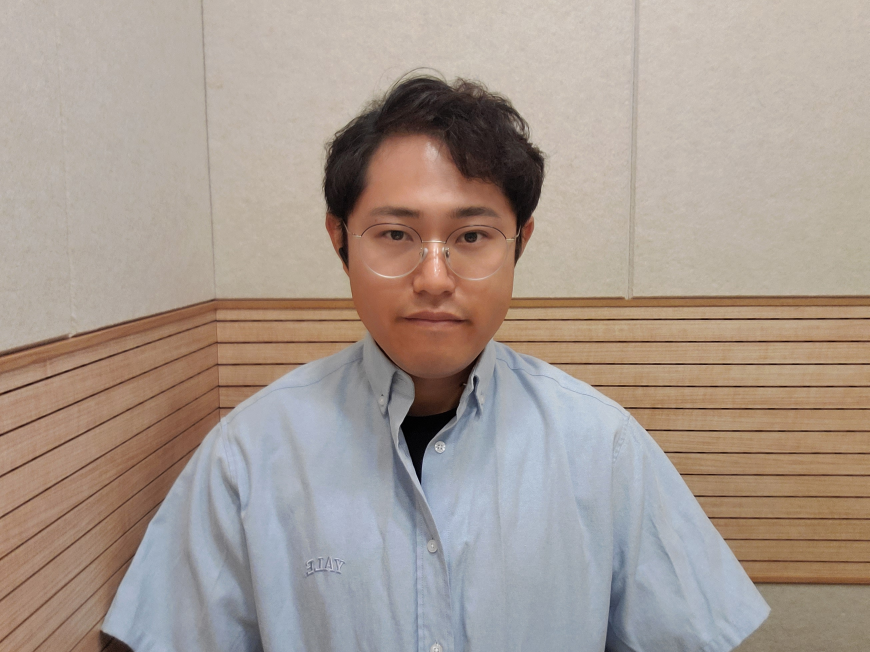
#> input picture image/명수.jpg, 2608 x 1956 px (shown at 1/3 size); its folder holds only this picture in this run
$ python -i recognize.py   (imports and definitions only)
#> lines starting #> are read from the running program, lines starting #| are printed output that depends on the picture; after the words box and inside, x2 and y2 are one past the last pixel; in counts of white or black regions, pixels touching at a corner belong together
#> further down, picture is the input picture: shape (1956, 2608, 3); mean B, G, R 144.9, 154.2, 167.5
import os
import cv2
import csv
import numpy as np
import glob
import playsound

class FaceRecognition:
    def __init__(self, csv_filepath="user_info.csv"):
        self.csv_filepath = csv_filepath
        self.model = None
        self.label_mapping = {}
        self.correct_uid = ''

    # [45 lines left out: function create_unified_model, not called in this run]

    def detect_and_recognize(self, img):
        """Detects faces and recognizes user ID if a face is found."""
        face_classifier = cv2.CascadeClassifier('haarcascade_frontalface_default.xml')
        gray = cv2.cvtColor(img, cv2.COLOR_BGR2GRAY)
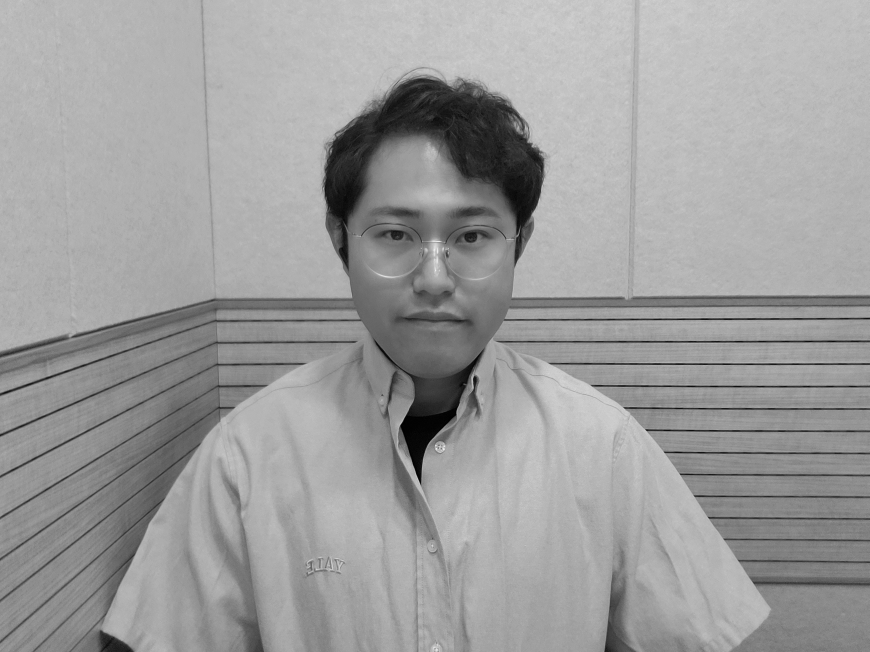
#> gray: shape (1956, 2608) (shown at 1/3 size); min 0, max 255, mean 157.2
        faces = face_classifier.detectMultiScale(gray, 1.3, 5)
#> faces = [[978, 457, 648, 648]]

        if faces is None or len(faces) == 0:
            print("No faces detected.")
            return img, None

        print("Running face detection and recognition...")
        for (x, y, w, h) in faces:
            cv2.rectangle(img, (x, y), (x + w, y + h), (0, 255, 255), 2)
            roi = gray[y:y + h, x:x + w]
            roi = cv2.resize(roi, (200, 200))

            if self.model is not None:
                label, confidence = self.model.predict(roi)
                user_id = list(self.label_mapping.keys())[label]
                user_name = self.label_mapping[user_id]["name"]
                confidence_percent = int(100 * (1 - (confidence / 300)))

                print(f"Detected {user_name} ({user_id}) with {confidence_percent}% confidence.")
                if confidence_percent > 80:
                    self.correct_uid = user_id
                    try:
                        playsound.playsound("C:/Github/50_project/move_ver1/sound/01_user_login.mp3")
                    except Exception as e:
                        print(f"Error playing sound: {e}")
                    return img, user_id
                else:
                    print("Confidence too low to identify user.")
            else:
                print("ㅈ됨")
#> this loop made 1 pass
#| ㅈ됨
#> pass 1, in detect_and_recognize, `roi = gray[y:y + h, x:x + w]`:
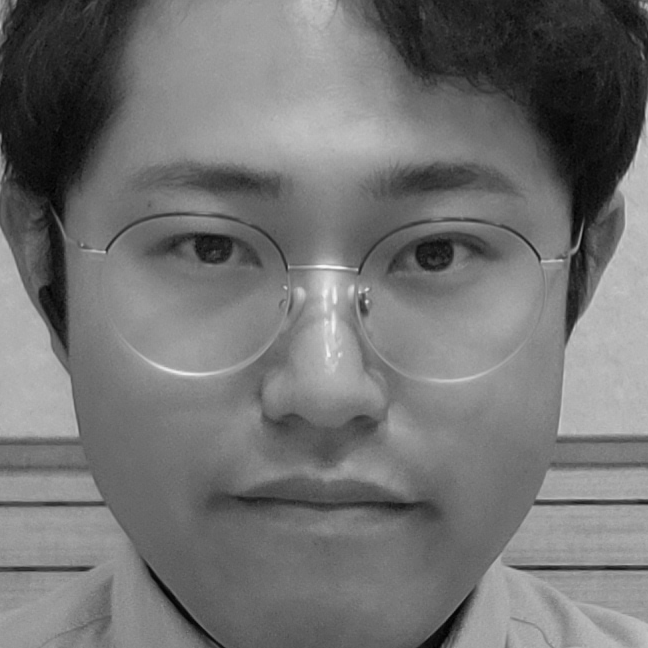
#> roi: shape (648, 648); min 1, max 249, mean 114.5
        return img, None

    # [4 lines left out: function get_correct_uid, not called in this run]

>>> import cv2
>>> picture = cv2.imread('../image/명수.jpg')
>>> result = FaceRecognition().detect_and_recognize(picture)

$ run again, on image/원경.jpg
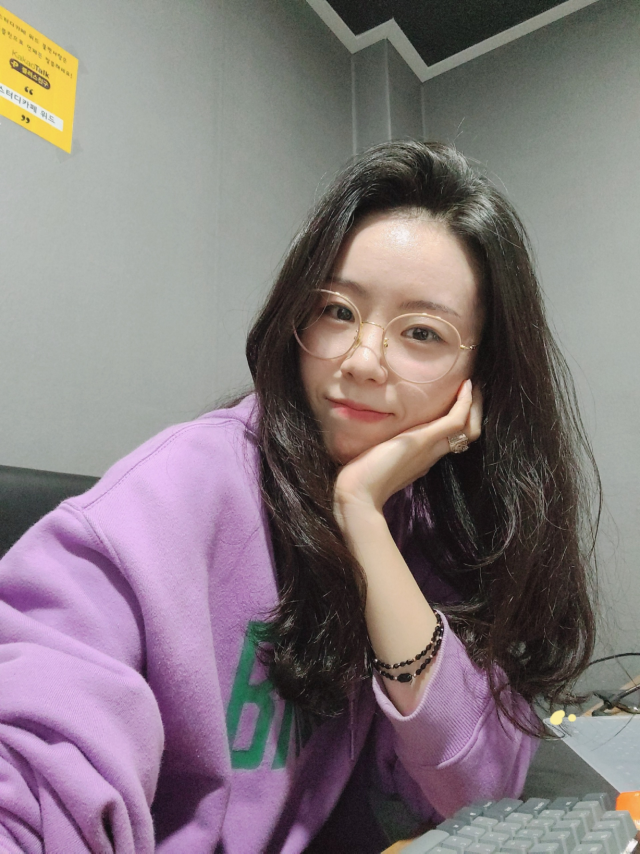
#> input picture image/원경.jpg, 1920 x 2560 px (shown at 1/3 size)
#> picture is the input picture: shape (2560, 1920, 3); mean B, G, R 125.1, 122, 133
#> in detect_and_recognize, `gray = cv2.cvtColor(img, cv2.COLOR_BGR2GRAY)`:
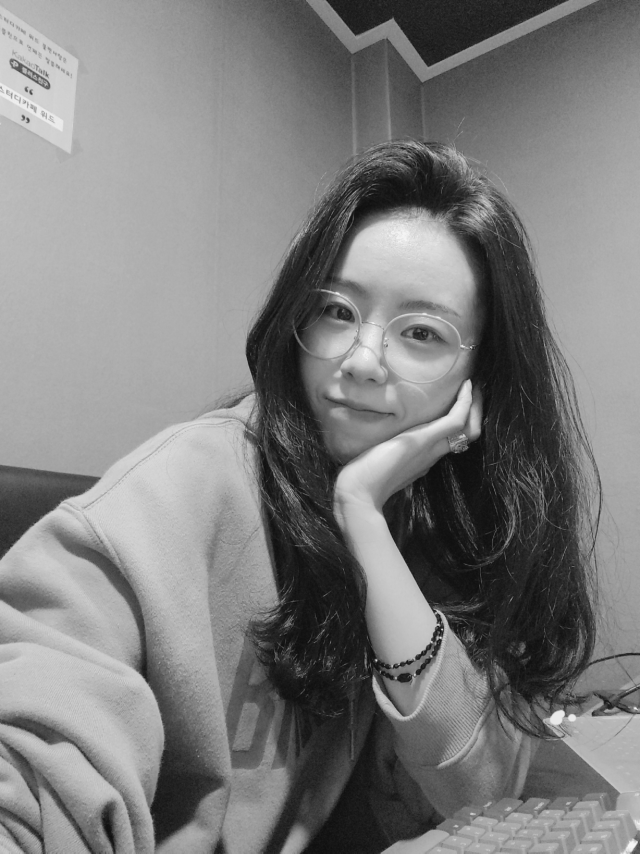
#> gray: shape (2560, 1920) (shown at 1/3 size); min 11, max 247, mean 125.6
#> faces = [[782, 669, 727, 727]]
#> the loop in detect_and_recognize, `for (x, y, w, h) in faces:` made 1 pass
#> (printed output is left out)
#> pass 1, in detect_and_recognize, `roi = gray[y:y + h, x:x + w]`:
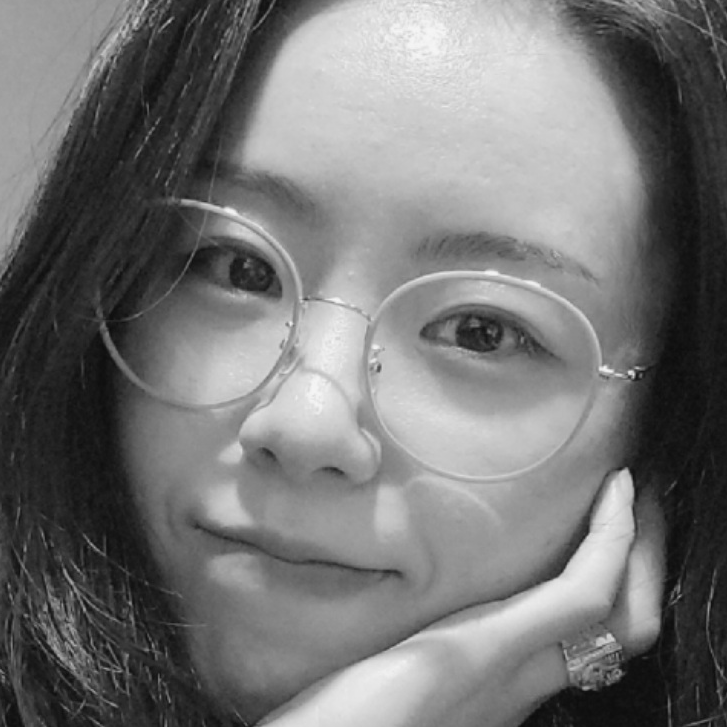
#> roi: shape (727, 727); min 12, max 247, mean 115.7

$ run again, on image/유경.jpg
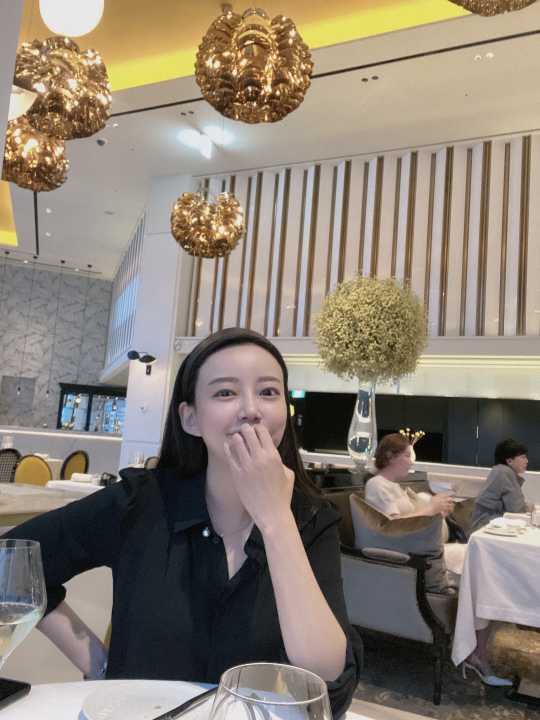
#> input picture image/유경.jpg, 1080 x 1440 px (shown at 1/2 size)
#> picture is the input picture: shape (1440, 1080, 3); mean B, G, R 115.2, 127.6, 137.7
#> in detect_and_recognize, `gray = cv2.cvtColor(img, cv2.COLOR_BGR2GRAY)`:
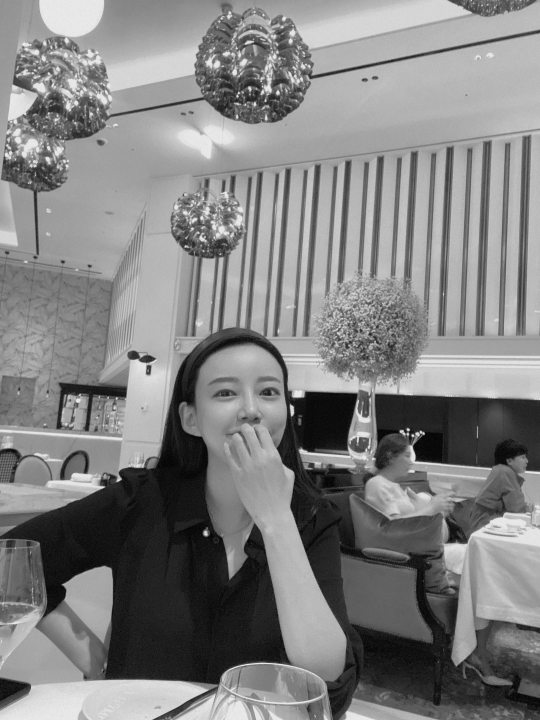
#> gray: shape (1440, 1080) (shown at 1/2 size); min 0, max 238, mean 129.2
#> faces = [[378, 698, 227, 227]]
#> the loop in detect_and_recognize, `for (x, y, w, h) in faces:` made 1 pass
#> (printed output is left out)
#> after the loop in detect_and_recognize, `for (x, y, w, h) in faces:`:
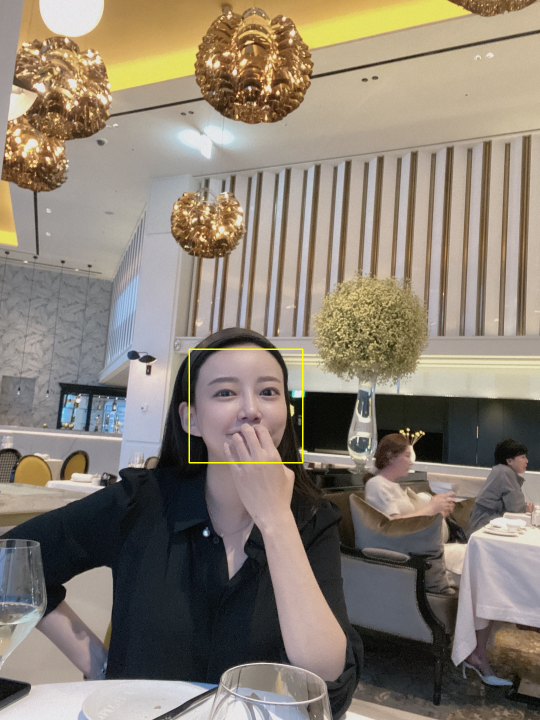
#> img: shape (1440, 1080, 3) (shown at 1/2 size); 0.17% of pixels changed, all inside (x1, y1, x2, y2) = (377, 697, 607, 927)
